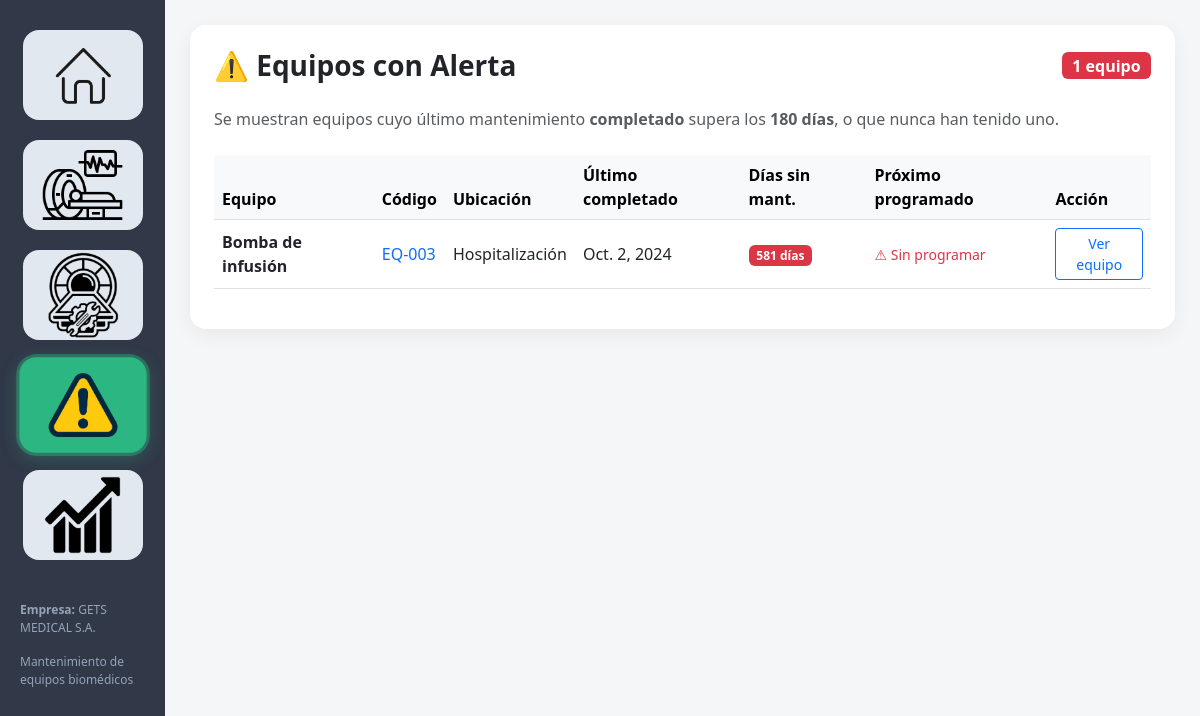
Page /alertas/ on the earlier database version.
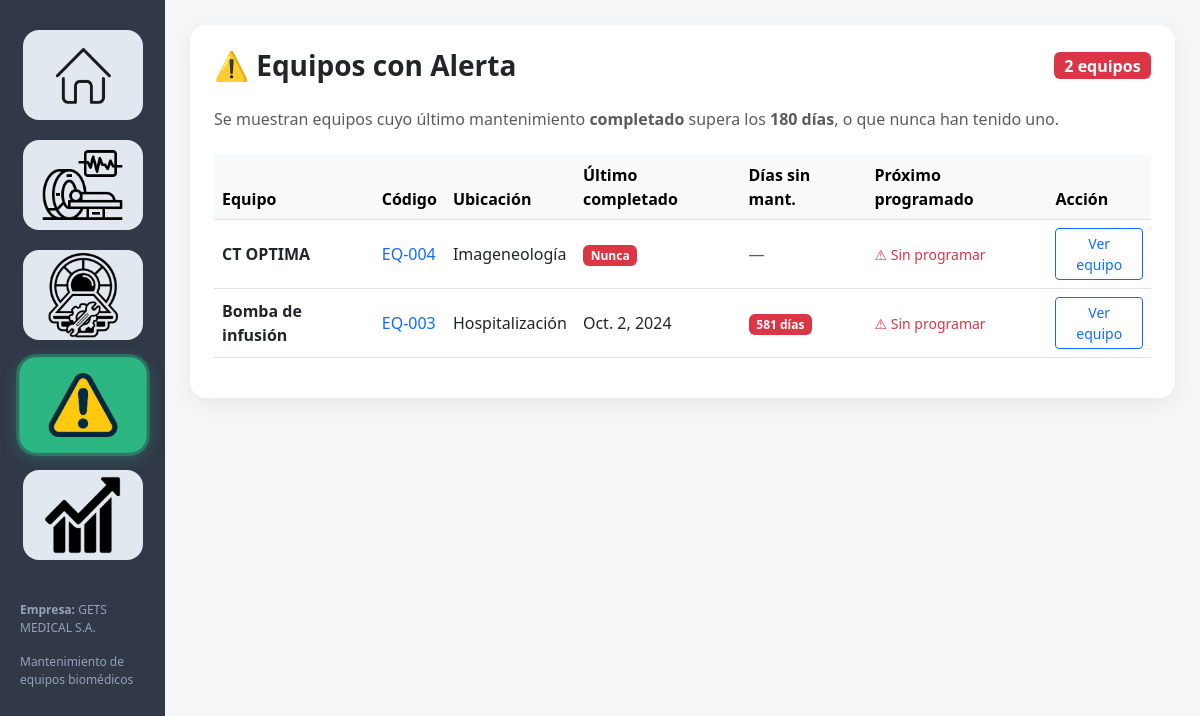
Same page on the later database version.
### core/models.py (models this page shows, shortened)
class Equipo(models.Model):
    TIPO_CHOICES = [
        ('rayos_x',          'Rayos X'),
        ('tomografo',        'Tomógrafo (CT)'),
        ('resonancia',       'Resonancia Magnética (RM)'),
        ('ultrasonido',      'Ultrasonido / Ecógrafo'),
        ('mamografo',        'Mamógrafo'),
        ('fluoroscopio',     'Fluoroscopio'),
        ('densitometro',     'Densitómetro óseo'),
        ('arco_c',           'Arco en C'),
        ('angiografo',       'Angiógrafo'),
        ('pet_scan',         'PET / PET-CT'),
        ('monitor',          'Monitor de signos vitales'),
        ('ventilador',       'Ventilador mecánico'),
        ('desfibrilador',    'Desfibrilador / DEA'),
        ('electrocardiografo','Electrocardiógraf (ECG)'),
        ('oximetro',         'Oxímetro de pulso'),
        ('bomba_infusion',   'Bomba de infusión'),
        ('incubadora',       'Incubadora neonatal'),
        ('electrobisturi',   'Electrobisturí'),
        ('laser_medico',     'Láser médico'),
        ('arco_quirurgico',  'Arco quirúrgico'),
        ('analizador',       'Analizador / Autoanalizador'),
        ('centrifuga',       'Centrífuga'),
        ('microscopio',      'Microscopio'),
        ('espectrofotometro','Espectrofotómetro'),
        ('autoclave',        'Autoclave / Esterilizador'),
        ('ultrasonido_rehab','Ultrasonido terapéutico'),
        ('electroterapia',   'Electroterapia / TENS'),
        ('laser_rehab',      'Láser terapéutico'),
        ('rayos_x_dental',   'Rayos X dental'),
        ('unidad_dental',    'Unidad odontológica'),
        ('otro',             'Otro'),
    ]
    codigo            = models.CharField(max_length=50, unique=True)
    nombre            = models.CharField(max_length=100)
    tipo              = models.CharField(
                            max_length=50,
                            choices=TIPO_CHOICES,
                            default='otro',
                            help_text='Categoría del equipo biomédico'
                        )
    tipo_otro         = models.CharField(
                            max_length=100,
                            blank=True,
                            null=True,
                            help_text='Especificar si el tipo es "Otro"'
                        )
    marca             = models.CharField(max_length=50)
    modelo            = models.CharField(max_length=50)
    serie             = models.CharField(max_length=50)
    ubicacion         = models.CharField(max_length=100)
    estado            = models.CharField(max_length=50)
    fecha_adquisicion = models.DateField(null=True, blank=True)
    criticidad        = models.CharField(max_length=20)
    usos_mas          = models.PositiveIntegerField(
        null=True,
        blank=True,
        help_text='Número de usos o mAs acumulados del equipo'
    )
    cliente           = models.ForeignKey(
        Cliente,
        on_delete=models.SET_NULL,
        null=True,
        blank=True,
        related_name='equipos',
        help_text='Cliente o institución propietaria del equipo'
    )
    tubo_modelo       = models.CharField(
        max_length=100,
        blank=True,
        null=True,
        help_text='Modelo del tubo de rayos X (dejar vacío si no aplica)'
    )
    tubo_serie        = models.CharField(
        max_length=100,
        blank=True,
        null=True,
        help_text='Número de serie del tubo de rayos X (dejar vacío si no aplica)'
    )
    class Meta:
        verbose_name        = 'Equipo'
        verbose_name_plural = 'Equipos'
        ordering            = ['codigo']

class Mantenimiento(models.Model):
    TIPO_CHOICES = [
        ('preventivo',  'Preventivo'),
        ('correctivo',  'Correctivo'),
        ('predictivo',  'Predictivo'),
        ('otro',        'Otro'),
    ]
    ATENCION_CHOICES = [
        ('presencial', 'Presencial'),
        ('virtual',    'Virtual'),
    ]
    ETIQUETA_CHOICES = [
        ('bimestral',     'Bimestral'),
        ('trimestral',    'Trimestral'),
        ('cuatrimestral', 'Cuatrimestral'),
        ('semestral',     'Semestral'),
        ('anual',         'Anual'),
        ('otro',          'Otro'),
    ]
    programado  = models.BooleanField(
        default=False,
        help_text=(
            'True = mantenimiento programado (periódico, generado por el sistema). '
            'False = no programado (imprevisto o correctivo puntual).'
        )
    )
    serie_programada = models.ForeignKey(
        'self',
        null=True, blank=True,
        on_delete=models.SET_NULL,
        related_name='serie_hijos',
        help_text='Primer mantenimiento de la serie (null si es el primero)'
    )
    equipo      = models.ForeignKey(Equipo, on_delete=models.CASCADE)
    tipo        = models.CharField(max_length=50, choices=TIPO_CHOICES, default='preventivo')
    tipo_otro   = models.CharField(
        max_length=100,
        blank=True,
        null=True,
        help_text='Descripción si tipo es "otro"'
    )
    fecha       = models.DateField()
    tipo_atencion = models.CharField(
        max_length=20,
        choices=ATENCION_CHOICES,
        default='presencial',
        help_text='Modalidad de atención'
    )
    problema    = models.TextField(
        blank=True,
        null=True,
        help_text='Problema o asunto reportado'
    )
    solucion    = models.TextField(
        blank=True,
        null=True,
        help_text='Solución aplicada'
    )
    descripcion = models.TextField(blank=True, null=True)  # Mantenido por compatibilidad
    tecnico     = models.ForeignKey(Tecnico, on_delete=models.SET_NULL, null=True)
    estado      = models.CharField(max_length=50)
    costo       = models.FloatField()
    etiqueta           = models.CharField(
        max_length=20,
        choices=ETIQUETA_CHOICES,
        blank=True,
        null=True,
        help_text='Periodicidad de este mantenimiento'
    )
    etiqueta_otro      = models.CharField(
        max_length=100,
        blank=True,
        null=True,
        help_text='Descripción si etiqueta es "otro"'
    )
    fecha_proximo      = models.DateField(
        blank=True,
        null=True,
        help_text='Fecha programada para el próximo mantenimiento'
    )
    etiqueta_proximo   = models.CharField(
        max_length=20,
        choices=ETIQUETA_CHOICES,
        blank=True,
        null=True,
        help_text='Periodicidad del próximo mantenimiento'
    )
    etiqueta_proximo_otro = models.CharField(
        max_length=100,
        blank=True,
        null=True,
        help_text='Descripción si etiqueta_proximo es "otro"'
    )
    ciudad = models.CharField(
        max_length=100,
        blank=True,
        null=True,
        help_text='Ciudad o lugar donde se realiza el mantenimiento'
    )
    codigo_error = models.CharField(
        max_length=200,
        blank=True,
        null=True,
        help_text=(
            'Código(s) de error reportados por el equipo. '
            'Puede ingresar varios separados por coma. '
            'También se detectan códigos mencionados en problema/solución.'
        )
    )
    class Meta:
        unique_together = (
            'equipo', 'tipo', 'fecha',
            'tecnico', 'estado', 'costo'
        )

### core/views.py (the view)
# urls.py: path('alertas/',                                views.alertas,               name='alertas'),
def alertas(request):
    limite = date.today() - timedelta(days=180)
    equipos_alerta = []
    for equipo in Equipo.objects.all():
        ultimo_completado = (
            Mantenimiento.objects
            .filter(equipo=equipo, estado__iexact='completado')
            .order_by('-fecha')
            .first()
        )
        if not ultimo_completado or ultimo_completado.fecha < limite:
            proximo_programado = (
                Mantenimiento.objects
                .filter(equipo=equipo, fecha_proximo__isnull=False)
                .order_by('-fecha')
                .first()
            )
            equipos_alerta.append({
                'equipo':            equipo,
                'ultimo':            ultimo_completado.fecha if ultimo_completado else 'Nunca',
                'dias_sin_mant':     (date.today() - ultimo_completado.fecha).days
                                     if ultimo_completado else None,
                'proximo_fecha':     proximo_programado.fecha_proximo
                                     if proximo_programado else None,
                'proximo_etiqueta':  proximo_programado.etiqueta_proximo_display()
                                     if proximo_programado else None,
            })
    equipos_alerta.sort(key=lambda x: (
        x['proximo_fecha'] is not None,   # sin fecha programada primero
        x['ultimo'] if x['ultimo'] != 'Nunca' else date.min
    ))
    return render(request, 'alertas.html', {'equipos': equipos_alerta})

### core/templates/alertas.html (shortened to what this page needs)
{% extends 'base.html' %}
{% block content %}
<div class="card p-4">
    <div class="d-flex justify-content-between align-items-center mb-4">
        <h3 class="fw-bold mb-0">⚠️ Equipos con Alerta</h3>
        <span class="badge bg-danger fs-6">{{ equipos|length }} equipo{{ equipos|length|pluralize }}</span>
    </div>
    <p class="text-muted mb-4">
        Se muestran equipos cuyo último mantenimiento <strong>completado</strong>
        supera los <strong>180 días</strong>, o que nunca han tenido uno.
    </p>
    {% if equipos %}
    <div class="table-responsive">
        <table class="table table-hover align-middle">
            <thead class="table-light">
                <tr>
                    <th>Equipo</th>
                    <th>Código</th>
                    <th>Ubicación</th>
                    <th>Último completado</th>
                    <th>Días sin mant.</th>
                    <th>Próximo programado</th>
                    <th>Acción</th>
                </tr>
            </thead>
            <tbody>
            {% for e in equipos %}
            <tr>
                <td class="fw-bold">{{ e.equipo.nombre }}</td>
                <td>
                    <a href="/equipo/{{ e.equipo.id }}/" class="text-decoration-none">
                        {{ e.equipo.codigo }}
                    </a>
                </td>
                <td>{{ e.equipo.ubicacion }}</td>
                <td>
                    {% if e.ultimo == 'Nunca' %}
                        <span class="badge bg-danger">Nunca</span>
                    {% else %}
                        {{ e.ultimo }}
                    {% endif %}
                </td>
                <td>
                    {% if e.dias_sin_mant %}
                        {% if e.dias_sin_mant > 365 %}
                            <span class="badge bg-danger">{{ e.dias_sin_mant }} días</span>
                        {% elif e.dias_sin_mant > 180 %}
                            <span class="badge bg-warning text-dark">{{ e.dias_sin_mant }} días</span>
                        {% else %}
                            <span class="badge bg-secondary">{{ e.dias_sin_mant }} días</span>
                        {% endif %}
                    {% else %}
                        <span class="text-muted">—</span>
                    {% endif %}
                </td>
                <td>
                    {% if e.proximo_fecha %}
                        <div class="fw-bold text-success">📅 {{ e.proximo_fecha }}</div>
                        {% if e.proximo_etiqueta and e.proximo_etiqueta != '—' %}
                        <small class="text-muted">{{ e.proximo_etiqueta }}</small>
                        {% endif %}
                    {% else %}
                        <span class="text-danger small">⚠ Sin programar</span>
                    {% endif %}
                </td>
                <td>
                    <a href="/equipo/{{ e.equipo.id }}/"
                       class="btn btn-sm btn-outline-primary">
                        Ver equipo
                    </a>
                </td>
            </tr>
            {% endfor %}
            </tbody>
        </table>
    </div>
    {% else %}
    <div class="alert alert-success text-center py-4">
        ✅ <strong>¡Todo en orden!</strong> Todos los equipos tienen mantenimiento
        completado dentro de los últimos 180 días.
    </div>
    {% endif %}
</div>
{% endblock %}

Differences in the rows shown:
added Equipo: equipo.nombre "CT OPTIMA", equipo.codigo "EQ-004", equipo.ubicacion "Imageneología", shows "Nunca"
Other differences:
{{ equipos|length }}: "1" → "2"
